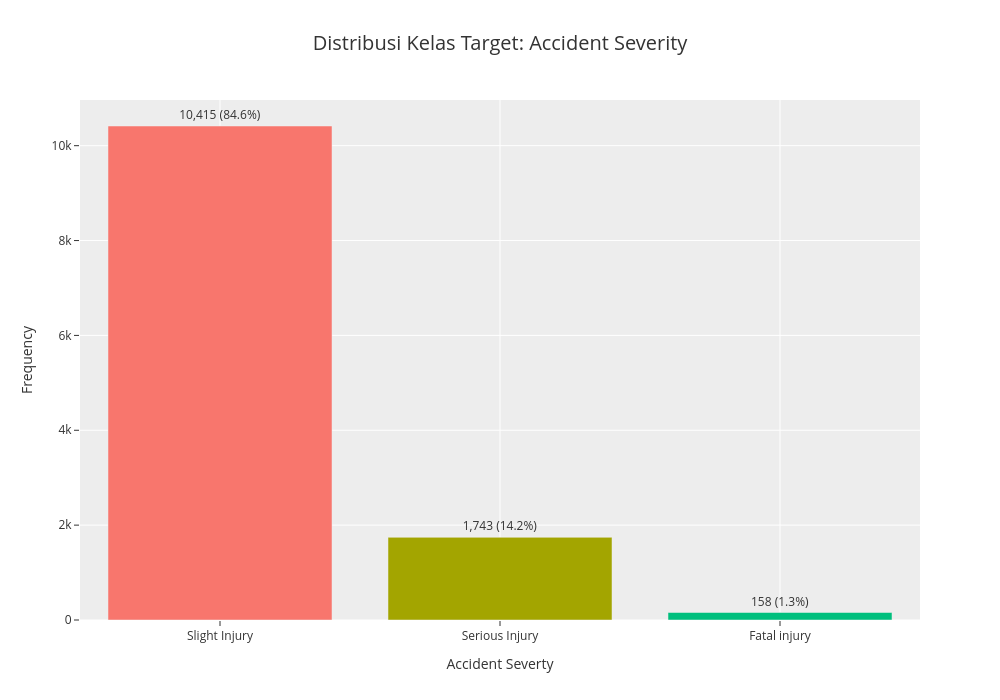

The notebook cell saved with this chart:
### Markdown cell above
### **Data Visualization**

Presents charts of the target class distribution, accident causes, casualties by day and education level, and accident severity by hour.

### Code cell
vc = df[TARGET_COL].value_counts()

plot_df = vc.reset_index()
plot_df.columns = [TARGET_COL, 'count']
plot_df['label'] = plot_df['count'].apply(lambda x: f'{x:,} ({x/len(df)*100:.1f}%)')

fig = px.bar(plot_df, x=TARGET_COL, y='count', color=TARGET_COL, text='label',
             title='Distribusi Kelas Target: Accident Severity', template='ggplot2')

fig.update_traces(textposition='outside')
fig.update_layout(width=1000, height=700, title={'x': 0.5, 'xanchor': 'center', 'font':{'size':20}}, xaxis_title="Accident Severty", yaxis_title='Frequency', showlegend=False)
fig.show()

### Figure 1 — Plotly figure (JSON) as saved in the notebook; plotly's stock layout.template omitted (floating-point values rounded to 4 significant figures)
{"data": [{"hovertemplate": "Accident_severity=%{x}<br>count=%{y}<br>label=%{text}<extra></extra>", "legendgroup": "Slight Injury", "marker": {"color": "#F8766D", "pattern": {"shape": ""}}, "name": "Slight Injury", "orientation": "v", "showlegend": true, "text": ["10,415 (84.6%)"], "textposition": "outside", "type": "bar", "x": ["Slight Injury"], "xaxis": "x", "y": [10415], "yaxis": "y"}, {"hovertemplate": "Accident_severity=%{x}<br>count=%{y}<br>label=%{text}<extra></extra>", "legendgroup": "Serious Injury", "marker": {"color": "#A3A500", "pattern": {"shape": ""}}, "name": "Serious Injury", "orientation": "v", "showlegend": true, "text": ["1,743 (14.2%)"], "textposition": "outside", "type": "bar", "x": ["Serious Injury"], "xaxis": "x", "y": [1743], "yaxis": "y"}, {"hovertemplate": "Accident_severity=%{x}<br>count=%{y}<br>label=%{text}<extra></extra>", "legendgroup": "Fatal injury", "marker": {"color": "#00BF7D", "pattern": {"shape": ""}}, "name": "Fatal injury", "orientation": "v", "showlegend": true, "text": ["158 (1.3%)"], "textposition": "outside", "type": "bar", "x": ["Fatal injury"], "xaxis": "x", "y": [158], "yaxis": "y"}], "layout": {"barmode": "relative", "height": 700, "legend": {"title": {"text": "Accident_severity"}, "tracegroupgap": 0}, "showlegend": false, "title": {"font": {"size": 20}, "text": "Distribusi Kelas Target: Accident Severity", "x": 0.5, "xanchor": "center"}, "width": 1000, "xaxis": {"anchor": "y", "categoryarray": ["Slight Injury", "Serious Injury", "Fatal injury"], "categoryorder": "array", "domain": [0, 1], "title": {"text": "Accident Severty"}}, "yaxis": {"anchor": "x", "domain": [0, 1], "title": {"text": "Frequency"}}}}
